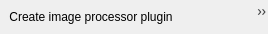
<?xml version="1.0" encoding="UTF-8"?>
<ui version="4.0">
 <class>VisionToolbar</class>
 <widget class="QToolBar" name="VisionToolbar">
  <property name="geometry">
   <rect>
    <x>0</x>
    <y>0</y>
    <width>268</width>
    <height>34</height>
   </rect>
  </property>
  <property name="windowTitle">
   <string>VisionToolbar</string>
  </property>
  <property name="styleSheet">
   <string notr="true">QToolBar { border: 0px }</string>
  </property>
  <action name="actionCreatePlugin">
   <property name="enabled">
    <bool>true</bool>
   </property>
   <property name="icon">
    <iconset>
     <normaloff>:/olvisGui/plugin_add.png</normaloff>:/olvisGui/plugin_add.png</iconset>
   </property>
   <property name="text">
    <string>Create image processor plugin</string>
   </property>
   <property name="toolTip">
    <string>Create image processor plugin</string>
   </property>
  </action>
  <action name="actionReloadPlugins">
   <property name="icon">
    <iconset>
     <normaloff>:/olvisGui/plugin_go.png</normaloff>:/olvisGui/plugin_go.png</iconset>
   </property>
   <property name="text">
    <string>Reload plugins</string>
   </property>
  </action>
  <addaction name="actionCreatePlugin"/>
  <addaction name="actionReloadPlugins"/>
 </widget>
 <resources>
  <include location="../images/images.qrc"/>
 </resources>
 <connections/>
</ui>
